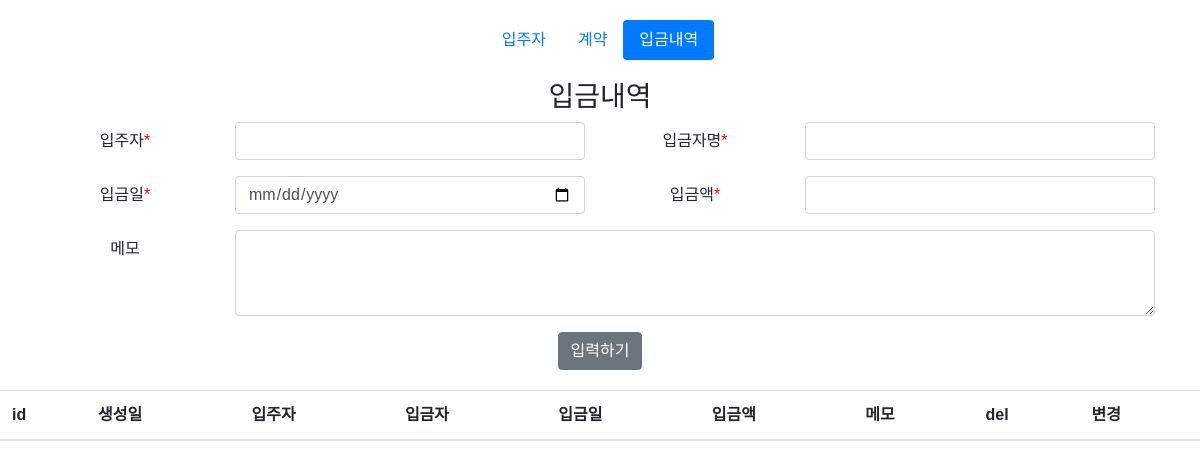
Page /deposit_history on the earlier database version.
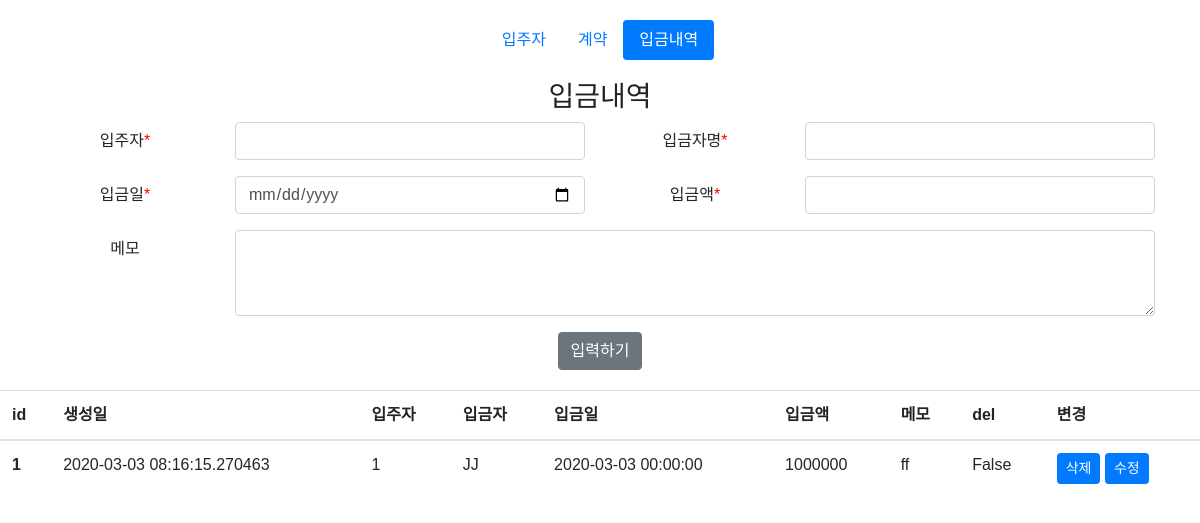
Same page on the later database version.
### app.py (models this page shows, shortened)
class DepositHistory(db.Model):
    __tablename__ = 'deposit_history'
    id = db.Column(db.Integer, primary_key=True)
    tenant_id = db.Column(db.Integer, db.ForeignKey(
        'tenants.id'), nullable=False)
    depositor = db.Column(db.String(20), nullable=False)
    deposit_date = db.Column(db.DateTime, nullable=False)
    amount = db.Column(db.Integer, nullable=False)
    memo = db.Column(db.Text)
    created_at = db.Column(db.DateTime, nullable=False)
    delete_col = db.Column(db.Boolean, default=False)

### app.py (the view)
@app.route('/deposit_history', methods=['GET', 'POST'])
def deposit_histroy():
    if request.method == 'POST':
        deposit_tenant_id = request.form['tenant_name']
        deposit_depositor = request.form['depositor']
        deposit_deposit_date = request.form['deposit_date']
        deposit_amount = request.form['amount']
        deposit_memo = request.form['memo']
        deposit_created_at = datetime.now()+timedelta(hours=9)
        new_deposit_history = DepositHistory(
            tenant_id=deposit_tenant_id,
            depositor=deposit_depositor,
            deposit_date=datetime.strptime(
                deposit_deposit_date, '%Y-%m-%d').date(),  # db형태에 맞춰져 변환
            amount = deposit_amount,
            memo=deposit_memo,
            created_at=deposit_created_at,
        )
        try:
            db.session.add(new_deposit_history)
            db.session.commit()
            return redirect('/deposit_history')
        except:
            return "new_deposit_history add error"
    else:
        deposit_history_all = DepositHistory.query.order_by(DepositHistory.created_at).all()
        return render_template('/deposit_history.html', deposit_history_all=deposit_history_all)

### templates/deposit_history.html (shortened to what this page needs)
{% extends 'base.html' %}
{% block body %}
<div class="text-center">
    <h3>입금내역</h3>
</div>
<div class="container">
    <form action="/deposit_history" method="POST">
        <div class="form-group row required">
            <label for="tenant_name" class="col-sm-2 col-form-label text-center control-label">입주자</label>
            <div class="col-sm-4">
                <input type="text" class="form-control" name="tenant_name" id="tenant_name" required>
            </div>
            <label for="depositor" class="col-sm-2 col-form-label text-center control-label">입금자명</label>
            <div class="col-sm-4">
                <input type="text" class="form-control" name="depositor" id="depositor" required>
            </div>
        </div>
        <div class="form-group row required">
            <label for="deposit_date" class="col-sm-2 col-form-label text-center control-label">입금일</label>
            <div class="col-sm-4">
                <input type="date" class="form-control" name="deposit_date" id="deposit_date" required>
            </div>
            <label for="amount" class="col-sm-2 col-form-label text-center control-label">입금액</label>
            <div class="col-sm-4">
                <input type="text" class="form-control" name="amount" id="amount" required>
            </div>
        </div>
        <div class="form-group row">
            <label for="memo" class="col-sm-2 col-form-label text-center">메모</label>
            <div class="col-sm-10">
                <textarea class="form-control" name="memo" id="memo" rows="3"></textarea>
            </div>
        </div>
        <div class="text-center">
            <input class="btn btn-secondary" type="submit" value="입력하기">
        </div>
    </form>
</div>
<table class="table">
    <thead>
        <tr>
            <th scope="col">id</th>
            <th scope="col">생성일</th>
            <th scope="col">입주자</th>
            <th scope="col">입금자</th>
            <th scope="col">입금일</th>
            <th scope="col">입금액</th>
            <th scope="col">메모</th>
            <th scope="col">del</th>
            <th scope="col">변경</th>
        </tr>
    </thead>
    <tbody>
        {% for deposit_history in deposit_history_all %}
        <tr>
            <th scope="row">{{ deposit_history.id }}</th>
            <td>{{ deposit_history.created_at }}</td>
            <td>{{ deposit_history.tenant_id }}</td>
            <td>{{ deposit_history.depositor }}</td>
            <td>{{ deposit_history.deposit_date }}</td>
            <td>{{ deposit_history.amount }}</td>
            <td>{{ deposit_history.memo }}</td>
            <td>{{ deposit_history.delete_col }}</td>
            <td>
                <a class="btn btn-primary btn-sm" href="" role="button">삭제</a>
                <a class="btn btn-primary btn-sm" href="" role="button">수정</a>
            </td>
        </tr>
        {% endfor %}
    </tbody>
</table>
{% endblock %}

### templates/base.html (shortened to what this page needs)
<!DOCTYPE html>
<html lang="ko">
<head>
    <link rel="stylesheet" href="https://stackpath.bootstrapcdn.com/bootstrap/4.4.1/css/bootstrap.min.css"
>
    <link rel="stylesheet" href="{{ url_for('static', filename='css/main.css') }}">
</head>
<body>
    <ul class="nav nav-pills justify-content-center">
        <li class="nav-item">
            <a class="nav-link" href="/tenants">입주자</a>
        </li>
        <li class="nav-item">
            <a class="nav-link" href="/contracts">계약</a>
        </li>
        <li class="nav-item">
            <a class="nav-link" href="/deposit_history">입금내역</a>
        </li>
    </ul>
    {% block body %} {% endblock %}
</body>
</html>

### static/css/main.css (style rules this page uses)
body { font-family: Helvetica; margin-top: 20px; margin-bottom: 20px; }
.nav-pills { margin-bottom: 20px }
.required .control-label:after { content: "*"; color: red; }
.table { margin-top: 20px; }

Differences in the rows shown:
added DepositHistory: id "1", created_at "2020-03-03 08:16:15.270463", tenant_id "1", depositor "JJ", deposit_date "2020-03-03 00:00:00", amount "1000000", memo "ff", delete_col "False"
